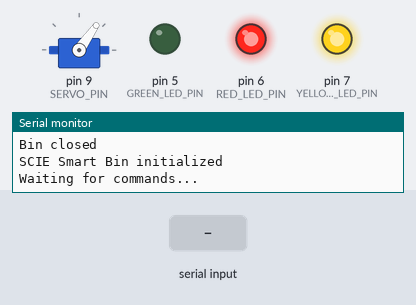
Recording of a sketch running on a simulated Arduino Uno, built with avr-gcc and run on an emulated ATmega328P. Shown: servo, output pins drawn as LEDs (lit = HIGH), the last lines printed to the serial monitor. Inputs (shaded band) come from the test bench.

Above: at 6.2 s.
6.3 s: "OPEN_BIN\n" received over Serial
At 7.5 s:
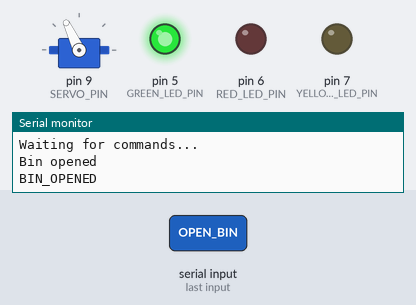
7.8 s: "CLOSE_BIN\n" received over Serial
At 8.7 s:
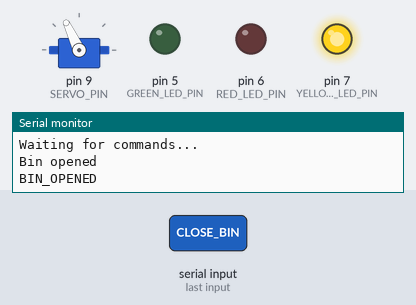
Timing chart, 0 to 14.3 s (numbered marks = the images above; inputs shaded):
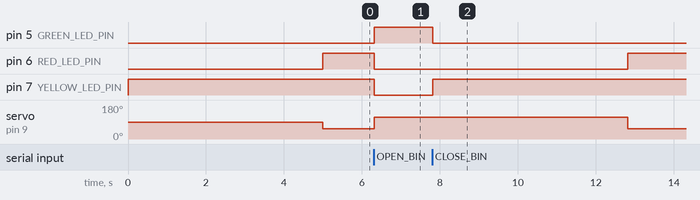

The sketch:

sketch_apr23a.ino
```cpp
// SCIE Smart Bin Arduino Controller
// Components needed:
// - Arduino UNO
// - Servo motor (for bin lid)
// - Ultrasonic sensor (to detect when bin is closed)
// - LED (green for open, red for closed, yellow for processing)
// - Resistors (220 ohm for LEDs)
// - Jumper wires
// - Breadboard

#include <Servo.h>

// Pin assignments
const int SERVO_PIN = 9;         // Ultrasonic sensor echo pin
const int GREEN_LED_PIN = 5;   // Green LED indicates bin open
const int RED_LED_PIN = 6;     // Red LED indicates bin closed
const int YELLOW_LED_PIN = 7;  // Yellow LED indicates processing

// Constants
const int SERVO_CLOSED = 55;    // Servo angle when lid is closed
const int SERVO_OPEN = 115;     // Servo angle when lid is open
const int MAX_DISTANCE = 20;   // Maximum distance to detect object in cm
const long TIMEOUT = 30000;    // Timeout for auto-closing (30 seconds)

// Variables
Servo lidServo;                // Servo object for the lid
bool binOpen = false;          // Current bin state
long lastOpenTime = 0;         // Time when bin was last opened

void setup() {
  // Initialize serial communication
  Serial.begin(9600);

  pinMode(GREEN_LED_PIN, OUTPUT);
  pinMode(RED_LED_PIN, OUTPUT);
  pinMode(YELLOW_LED_PIN, OUTPUT);

  // Initialize servo
  lidServo.attach(SERVO_PIN);

  // Initialize bin as closed
  closeBin();

  Serial.println("SCIE Smart Bin initialized");
  Serial.println("Waiting for commands...");
}

void loop() {
  // Check for commands from web app
  if (Serial.available() > 0) {
    String command = Serial.readStringUntil('\n');
    command.trim();

    if (command == "OPEN_BIN") {
      openBin();
      Serial.println("BIN_OPENED");
    }
    else if (command == "CLOSE_BIN") {
      closeBin();
      Serial.println("BIN_CLOSED");
    }
    else if (command == "STATUS") {
      sendStatus();
    }
  }

  // Check if bin is open

}

// Open the bin lid
void openBin() {
  lidServo.write(SERVO_OPEN);
  digitalWrite(GREEN_LED_PIN, HIGH);
  digitalWrite(RED_LED_PIN, LOW);
  digitalWrite(YELLOW_LED_PIN, LOW);
  binOpen = true;
  lastOpenTime = millis();
  Serial.println("Bin opened");
}

// Close the bin lid
void closeBin() {
  digitalWrite(YELLOW_LED_PIN, LOW);
  digitalWrite(YELLOW_LED_PIN, HIGH);  // Processing indicator
  digitalWrite(GREEN_LED_PIN, LOW);
  delay(5000);
  lidServo.write(SERVO_CLOSED);
  digitalWrite(RED_LED_PIN, HIGH);
  binOpen = false;
  Serial.println("Bin closed");
}

// Send current status to web app
void sendStatus() {
  if (binOpen) {
    Serial.println("STATUS:OPEN");
  }  else {
    Serial.println("STATUS:CLOSED");
  }
}
```

Measured:
- after the input at 6.3 s, pin 5 (GREEN_LED_PIN): LOW → HIGH at once; pin 6 (RED_LED_PIN), pin 7 (YELLOW_LED_PIN): HIGH → LOW at once; servo on pin 9 (SERVO_PIN): 55° → 115° at once
- after the input at 7.8 s, pin 5 (GREEN_LED_PIN): HIGH → LOW at once; pin 6 (RED_LED_PIN): LOW → HIGH after 5.0 s; pin 7 (YELLOW_LED_PIN): LOW → HIGH at once; servo on pin 9 (SERVO_PIN): 115° → 55° after 5.0 s
